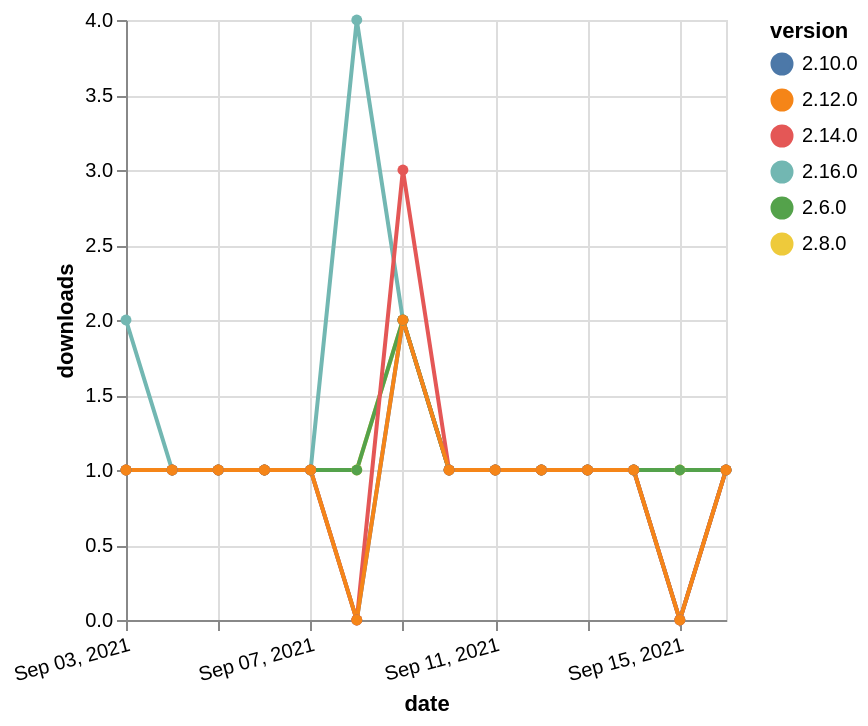

The specification (Vega-Lite) saved for this image:
### Vega-Lite specification from a JSON file in a GitHub repository (floating-point values rounded to 4 significant figures)
{"$schema": "https://vega.github.io/schema/vega-lite/v5.json", "description": "A simple bar chart with embedded data.", "data": {"values": [{"date": "2021-09-03", "total": 120, "delta": 2, "version": "2.16.0"}, {"date": "2021-09-04", "total": 121, "delta": 1, "version": "2.16.0"}, {"date": "2021-09-05", "total": 122, "delta": 1, "version": "2.16.0"}, {"date": "2021-09-06", "total": 123, "delta": 1, "version": "2.16.0"}, {"date": "2021-09-07", "total": 124, "delta": 1, "version": "2.16.0"}, {"date": "2021-09-08", "total": 128, "delta": 4, "version": "2.16.0"}, {"date": "2021-09-09", "total": 130, "delta": 2, "version": "2.16.0"}, {"date": "2021-09-10", "total": 131, "delta": 1, "version": "2.16.0"}, {"date": "2021-09-11", "total": 132, "delta": 1, "version": "2.16.0"}, {"date": "2021-09-12", "total": 133, "delta": 1, "version": "2.16.0"}, {"date": "2021-09-13", "total": 134, "delta": 1, "version": "2.16.0"}, {"date": "2021-09-14", "total": 135, "delta": 1, "version": "2.16.0"}, {"date": "2021-09-15", "total": 135, "delta": 0, "version": "2.16.0"}, {"date": "2021-09-16", "total": 136, "delta": 1, "version": "2.16.0"}, {"date": "2021-09-03", "total": 177, "delta": 1, "version": "2.8.0"}, {"date": "2021-09-04", "total": 178, "delta": 1, "version": "2.8.0"}, {"date": "2021-09-05", "total": 179, "delta": 1, "version": "2.8.0"}, {"date": "2021-09-06", "total": 180, "delta": 1, "version": "2.8.0"}, {"date": "2021-09-07", "total": 181, "delta": 1, "version": "2.8.0"}, {"date": "2021-09-08", "total": 182, "delta": 1, "version": "2.8.0"}, {"date": "2021-09-09", "total": 184, "delta": 2, "version": "2.8.0"}, {"date": "2021-09-10", "total": 185, "delta": 1, "version": "2.8.0"}, {"date": "2021-09-11", "total": 186, "delta": 1, "version": "2.8.0"}, {"date": "2021-09-12", "total": 187, "delta": 1, "version": "2.8.0"}, {"date": "2021-09-13", "total": 188, "delta": 1, "version": "2.8.0"}, {"date": "2021-09-14", "total": 189, "delta": 1, "version": "2.8.0"}, {"date": "2021-09-15", "total": 190, "delta": 1, "version": "2.8.0"}, {"date": "2021-09-16", "total": 191, "delta": 1, "version": "2.8.0"}, {"date": "2021-09-03", "total": 226, "delta": 1, "version": "2.6.0"}, {"date": "2021-09-04", "total": 227, "delta": 1, "version": "2.6.0"}, {"date": "2021-09-05", "total": 228, "delta": 1, "version": "2.6.0"}, {"date": "2021-09-06", "total": 229, "delta": 1, "version": "2.6.0"}, {"date": "2021-09-07", "total": 230, "delta": 1, "version": "2.6.0"}, {"date": "2021-09-08", "total": 231, "delta": 1, "version": "2.6.0"}, {"date": "2021-09-09", "total": 233, "delta": 2, "version": "2.6.0"}, {"date": "2021-09-10", "total": 234, "delta": 1, "version": "2.6.0"}, {"date": "2021-09-11", "total": 235, "delta": 1, "version": "2.6.0"}, {"date": "2021-09-12", "total": 236, "delta": 1, "version": "2.6.0"}, {"date": "2021-09-13", "total": 237, "delta": 1, "version": "2.6.0"}, {"date": "2021-09-14", "total": 238, "delta": 1, "version": "2.6.0"}, {"date": "2021-09-15", "total": 239, "delta": 1, "version": "2.6.0"}, {"date": "2021-09-16", "total": 240, "delta": 1, "version": "2.6.0"}, {"date": "2021-09-03", "total": 174, "delta": 1, "version": "2.10.0"}, {"date": "2021-09-04", "total": 175, "delta": 1, "version": "2.10.0"}, {"date": "2021-09-05", "total": 176, "delta": 1, "version": "2.10.0"}, {"date": "2021-09-06", "total": 177, "delta": 1, "version": "2.10.0"}, {"date": "2021-09-07", "total": 178, "delta": 1, "version": "2.10.0"}, {"date": "2021-09-08", "total": 178, "delta": 0, "version": "2.10.0"}, {"date": "2021-09-09", "total": 180, "delta": 2, "version": "2.10.0"}, {"date": "2021-09-10", "total": 181, "delta": 1, "version": "2.10.0"}, {"date": "2021-09-11", "total": 182, "delta": 1, "version": "2.10.0"}, {"date": "2021-09-12", "total": 183, "delta": 1, "version": "2.10.0"}, {"date": "2021-09-13", "total": 184, "delta": 1, "version": "2.10.0"}, {"date": "2021-09-14", "total": 185, "delta": 1, "version": "2.10.0"}, {"date": "2021-09-15", "total": 185, "delta": 0, "version": "2.10.0"}, {"date": "2021-09-16", "total": 186, "delta": 1, "version": "2.10.0"}, {"date": "2021-09-03", "total": 184, "delta": 1, "version": "2.14.0"}, {"date": "2021-09-04", "total": 185, "delta": 1, "version": "2.14.0"}, {"date": "2021-09-05", "total": 186, "delta": 1, "version": "2.14.0"}, {"date": "2021-09-06", "total": 187, "delta": 1, "version": "2.14.0"}, {"date": "2021-09-07", "total": 188, "delta": 1, "version": "2.14.0"}, {"date": "2021-09-08", "total": 188, "delta": 0, "version": "2.14.0"}, {"date": "2021-09-09", "total": 191, "delta": 3, "version": "2.14.0"}, {"date": "2021-09-10", "total": 192, "delta": 1, "version": "2.14.0"}, {"date": "2021-09-11", "total": 193, "delta": 1, "version": "2.14.0"}, {"date": "2021-09-12", "total": 194, "delta": 1, "version": "2.14.0"}, {"date": "2021-09-13", "total": 195, "delta": 1, "version": "2.14.0"}, {"date": "2021-09-14", "total": 196, "delta": 1, "version": "2.14.0"}, {"date": "2021-09-15", "total": 196, "delta": 0, "version": "2.14.0"}, {"date": "2021-09-16", "total": 197, "delta": 1, "version": "2.14.0"}, {"date": "2021-09-03", "total": 156, "delta": 1, "version": "2.12.0"}, {"date": "2021-09-04", "total": 157, "delta": 1, "version": "2.12.0"}, {"date": "2021-09-05", "total": 158, "delta": 1, "version": "2.12.0"}, {"date": "2021-09-06", "total": 159, "delta": 1, "version": "2.12.0"}, {"date": "2021-09-07", "total": 160, "delta": 1, "version": "2.12.0"}, {"date": "2021-09-08", "total": 160, "delta": 0, "version": "2.12.0"}, {"date": "2021-09-09", "total": 162, "delta": 2, "version": "2.12.0"}, {"date": "2021-09-10", "total": 163, "delta": 1, "version": "2.12.0"}, {"date": "2021-09-11", "total": 164, "delta": 1, "version": "2.12.0"}, {"date": "2021-09-12", "total": 165, "delta": 1, "version": "2.12.0"}, {"date": "2021-09-13", "total": 166, "delta": 1, "version": "2.12.0"}, {"date": "2021-09-14", "total": 167, "delta": 1, "version": "2.12.0"}, {"date": "2021-09-15", "total": 167, "delta": 0, "version": "2.12.0"}, {"date": "2021-09-16", "total": 168, "delta": 1, "version": "2.12.0"}]}, "width": "container", "mark": {"type": "line", "point": {"filled": true}}, "encoding": {"x": {"field": "date", "type": "temporal", "timeUnit": "yearmonthdate", "title": "date", "axis": {"labelAngle": -15}}, "y": {"field": "delta", "type": "quantitative", "title": "downloads"}, "color": {"field": "version", "type": "nominal"}, "tooltip": {"field": "delta"}}}
